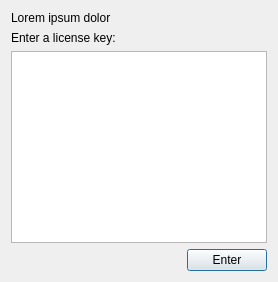
<?xml version="1.0" encoding="UTF-8"?>
<ui version="4.0">
 <class>RegisterProductDialog</class>
 <widget class="QDialog" name="RegisterProductDialog">
  <property name="windowTitle">
   <string>Register Product</string>
  </property>
  <layout class="QVBoxLayout" name="verticalLayout">
   <item>
    <layout class="QGridLayout" name="gridLayout">
     <item row="0" column="0">
      <widget class="QLabel" name="licenseInfoLabel">
       <property name="text">
        <string>Lorem ipsum dolor</string>
       </property>
       <property name="wordWrap">
        <bool>true</bool>
       </property>
      </widget>
     </item>
     <item row="1" column="0">
      <widget class="QLabel" name="label_2">
       <property name="text">
        <string>Enter a license key:</string>
       </property>
      </widget>
     </item>
     <item row="3" column="0">
      <spacer name="horizontalSpacer">
       <property name="orientation">
        <enum>Qt::Horizontal</enum>
       </property>
       <property name="sizeHint" stdset="0">
        <size>
         <width>40</width>
         <height>20</height>
        </size>
       </property>
      </spacer>
     </item>
     <item row="3" column="1">
      <widget class="QPushButton" name="enterKeyPushButton">
       <property name="text">
        <string>Enter</string>
       </property>
      </widget>
     </item>
     <item row="2" column="0" colspan="2">
      <widget class="QTextEdit" name="licenseKeyTextEdit"/>
     </item>
    </layout>
   </item>
  </layout>
 </widget>
 <resources/>
 <connections/>
</ui>
